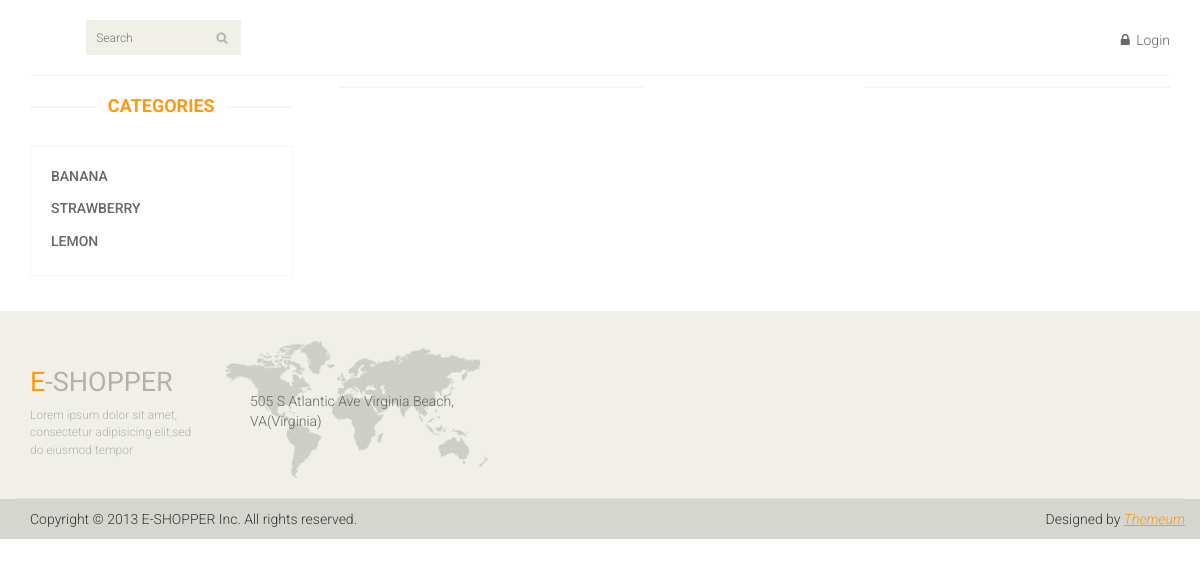
Before: /category/1 with the older database file.
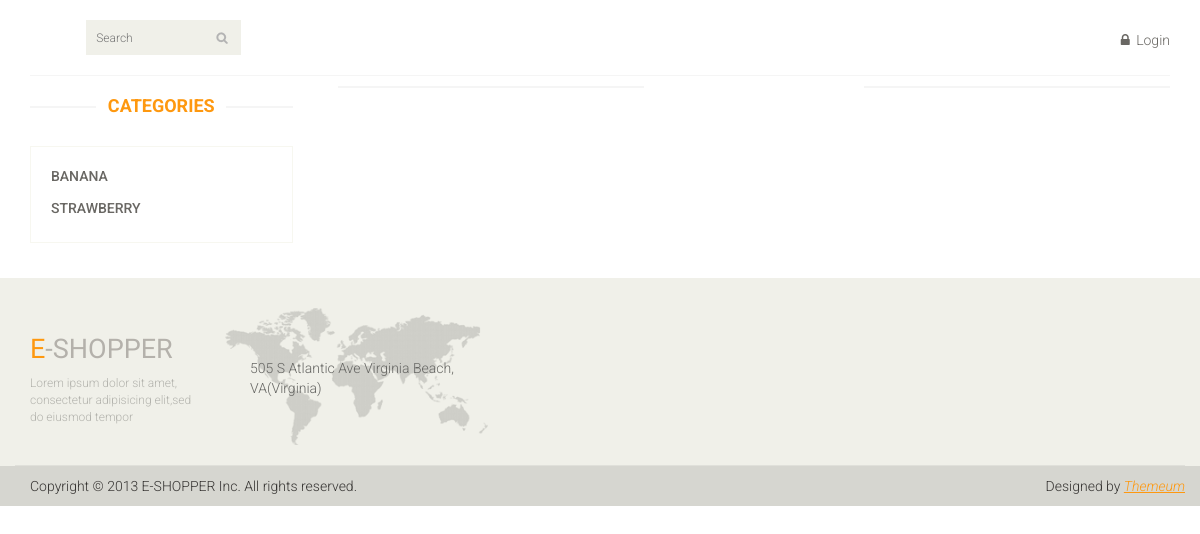
After: the same page with the newer database file.
### main_page/models.py (models this page shows)
class Products(models.Model):
    product_category = models.ForeignKey(Category, on_delete=models.CASCADE)
    product_name = models.CharField(max_length=110)
    product_price = models.FloatField()
    product_des = models.TextField()
    product_count = models.IntegerField()
    added_date = models.DateTimeField(auto_now_add=True)
    product_image = models.ImageField(upload_to='media', null=True, blank=True)
    def __str__(self):
        return self.product_name

### main_page/views.py (the view)
# urls.py: path('category/<int:pk>', views.get_exact_categories),
def get_exact_categories(request, pk):
    current_category = models.Category.objects.get(id=pk) # Получаем данную категорию
    category_products = models.Products.objects.filter(product_category=current_category) # Выводим продукты
    return render(request, 'categrory_products.html', {'category_products': category_products}) # !Передать на front

### main_page/Templates/categrory_products.html (shortened to what this page needs)
{% extends 'index.html' %}
{% block content %}
<section>
		<div class="container">
			<div class="row">
                <div class="col-sm-3">
					<div class="left-sidebar"><br>
						<h2>Categories</h2>
						<div class="panel-group category-products" id="accordian">
							{% for category in category_products %}
							<div class="panel panel-default">
								<div class="panel-heading">
									<h4 class="panel-title"><a href="/product/{{ category.product_name }}">{{ category }}</a></h4>
								</div>
							</div>
							{% endfor %}
						</div>
					</div>
				</div>
				<div class="col-sm-9 padding-right">
					<div class="features_items"><br>
                    </div>
				</div>
			</div>
		</div>
	</section>
{% endblock content %}

### main_page/Templates/index.html (shortened to what this page needs)
{% load static %}
<!DOCTYPE html>
<html lang="en">
<head>
    <link href="{% static 'css/bootstrap.min.css' %}" rel="stylesheet">
    <link href="{% static 'css/font-awesome.min.css' %}" rel="stylesheet">
    <link href="{% static 'css/prettyPhoto.css' %}" rel="stylesheet">
    <link href="{% static 'css/price-range.css' %}" rel="stylesheet">
    <link href="{% static 'css/animate.css' %}" rel="stylesheet">
	<link href="{% static 'css/main.css' %}" rel="stylesheet">
	<link href="{% static 'css/responsive.css' %}" rel="stylesheet">
</head>
<body>
	<header id="header">
		<div class="header-middle">
			<div class="container">
				<div class="row">
					<div class="col-sm-4">
						<div class="btn-group pull-right">
							<div class="col-sm-3">
								<div class="search_box pull-right">
									<form method="POST">
										  <input type="text" placeholder="Search" name="search_bar" />
									</form>
								</div>
							</div>
						</div>
					</div>
					<div class="col-sm-8">
						<div class="shop-menu pull-right">
							<ul class="nav navbar-nav">
								{% if user.is_authenticated %}
									<li><a href="/">Home</a></li>
									<li><a href="/user_cart"><i class="fa fa-shopping-cart"></i> Cart</a></li>
									<li><a href="/accounts/logout/"><i class="fa fa-lock"></i> Logout</a></li>
								{% else %}
									<li><a href="/accounts/login/"><i class="fa fa-lock"></i> Login</a></li>
								{% endif %}
							</ul>
						</div>
					</div>
				</div>
			</div>
		</div>
	</header>
	{% block content %}{% endblock content %}
	<footer id="footer">
		<div class="footer-top">
			<div class="container">
				<div class="row">
					<div class="col-sm-2">
						<div class="companyinfo">
							<h2><span>e</span>-shopper</h2>
							<p>Lorem ipsum dolor sit amet, consectetur adipisicing elit,sed do eiusmod tempor</p>
						</div>
					</div>
					<div class="col-sm-3">
						<div class="address">
							<img src="images/home/map.png" alt="" />
							<p>505 S Atlantic Ave Virginia Beach, VA(Virginia)</p>
						</div>
					</div>
				</div>
			</div>
		</div>
		<div class="footer-bottom">
			<div class="container">
				<div class="row">
					<p class="pull-left">Copyright © 2013 E-SHOPPER Inc. All rights reserved.</p>
					<p class="pull-right">Designed by <span><a target="_blank" href="http://www.themeum.com">Themeum</a></span></p>
				</div>
			</div>
		</div>
	</footer>
</body>
</html>

### main_page/static/css/main.css (style rules this page uses)
body { font-family: 'Roboto', sans-serif; background:; position: relative; font-weight:400px; }
ul li { list-style: none; }
a { -webkit-transition: 300ms; -moz-transition: 300ms; -o-transition: 300ms; transition: 300ms; }
h1, h2, h3, h4, h5, h6 { font-family: 'Roboto', sans-serif; }
.header-middle .container .row { border-bottom: 1px solid #f5f5f5; margin-left: 0; margin-right: 0; padding-bottom: 20px; padding-top: 20px; }
.header-middle .container .row .col-sm-4 { padding-left: 0; }
.header-middle .container .row .col-sm-8 { padding-right:0; }
.shop-menu ul li { display:inline-block; padding-left: 15px; padding-right: 15px; }
.shop-menu ul li:last-child { padding-right: 0; }
.shop-menu ul li a { background: #FFFFFF; color: #696763; font-family: 'Roboto', sans-serif; font-size: 14px; font-weight: 300; padding:0; padding-right: 0; margin-top: 10px; }
.shop-menu ul li a i { margin-right:3px; }
.search_box input { background: #F0F0E9; border: medium none; color: #B2B2B2; font-family: 'roboto'; font-size: 12px; font-weight: 300; height: 35px; outline: medium none; padding-left: 10px; width: 155px; background-image: url(../images/home/searchicon.png); background-repeat: no-repeat; background-position: 130px; }
#footer { background: #F0F0E9; }
.footer-top .container { border-bottom: 1px solid #E0E0DA; padding-bottom: 20px; }
.companyinfo { margin-top: 57px; }
.companyinfo h2 { color: #B4B1AB; font-family: abel; font-size: 27px; text-transform: uppercase; }
.companyinfo h2 span { color:#FE980F; }
.companyinfo p { color: #B3B3AD; font-family: 'Roboto', sans-serif; font-size: 12px; font-weight: 300; }
.footer-top .col-sm-3 { overflow: hidden; }
.address { margin-top: 30px; position: relative; overflow: hidden; }
.address img { width:100%; }
.address p { color: #666663; font-family: 'Roboto', sans-serif; font-size: 14px; font-weight: 300; left: 25px; position: absolute; top: 50px; }
.footer-bottom { background: #D6D6D0; padding-top: 10px; }
.footer-bottom p { color: #363432; font-family: 'Roboto', sans-serif; font-weight: 300; margin-left: 15px; }
.footer-bottom p span a { color: #FE980F; font-style: italic; text-decoration: underline; }
.category-products { border: 1px solid #F7F7F0; margin-bottom: 35px; padding-bottom: 20px; padding-top: 15px; }
.left-sidebar h2, .brands_products h2 { color: #FE980F; font-family: 'Roboto', sans-serif; font-size: 18px; font-weight: 700; margin: 0 auto 30px; text-align: center; text-transform: uppercase; position: relative; z-index:3; }
.left-sidebar h2:after, h2.title:after { content: " "; position: absolute; border: 1px solid #f5f5f5; bottom:8px; left: 0; width: 100%; height: 0; z-index: -2; }
.left-sidebar h2:before { content: " "; position: absolute; background: #fff; bottom: -6px; width: 130px; height: 30px; z-index: -1; left: 50%; margin-left: -65px; }
.category-products .panel { background-color: #FFFFFF; border: 0px; border-radius: 0px; box-shadow:none; margin-bottom: 0px; }
.category-products .panel-default .panel-heading { background-color: #FFFFFF; border: 0 none; color: #FFFFFF; padding: 5px 20px; }
.category-products .panel-default .panel-heading .panel-title a { color: #696763; font-family: 'Roboto', sans-serif; font-size: 14px; text-decoration: none; text-transform: uppercase; }
.padding-right { padding-right: 0; }
.features_items { overflow:hidden; }

Changed rows visible on the page:
removed Products: product_name "LEMON"
